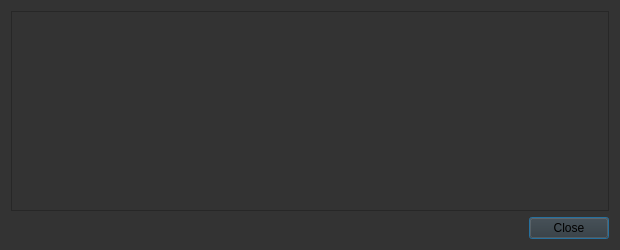
<?xml version="1.0" encoding="UTF-8"?>
<ui version="4.0">
 <class>TransactionDescDialog</class>
 <widget class="QDialog" name="TransactionDescDialog">
  <property name="geometry">
   <rect>
    <x>0</x>
    <y>0</y>
    <width>620</width>
    <height>250</height>
   </rect>
  </property>
  <property name="windowTitle">
   <string>Transaction details</string>
  </property>
  <property name="styleSheet">
   <string notr="true">background-color: rgb(51, 51, 51);</string>
  </property>
  <layout class="QVBoxLayout" name="verticalLayout">
   <item>
    <widget class="QTextEdit" name="detailText">
     <property name="toolTip">
      <string>This pane shows a detailed description of the transaction</string>
     </property>
     <property name="readOnly">
      <bool>true</bool>
     </property>
    </widget>
   </item>
   <item>
    <widget class="QDialogButtonBox" name="buttonBox">
     <property name="orientation">
      <enum>Qt::Horizontal</enum>
     </property>
     <property name="standardButtons">
      <set>QDialogButtonBox::Close</set>
     </property>
    </widget>
   </item>
  </layout>
 </widget>
 <resources/>
 <connections>
  <connection>
   <sender>buttonBox</sender>
   <signal>accepted()</signal>
   <receiver>TransactionDescDialog</receiver>
   <slot>accept()</slot>
   <hints>
    <hint type="sourcelabel">
     <x>248</x>
     <y>254</y>
    </hint>
    <hint type="destinationlabel">
     <x>157</x>
     <y>274</y>
    </hint>
   </hints>
  </connection>
  <connection>
   <sender>buttonBox</sender>
   <signal>rejected()</signal>
   <receiver>TransactionDescDialog</receiver>
   <slot>reject()</slot>
   <hints>
    <hint type="sourcelabel">
     <x>316</x>
     <y>260</y>
    </hint>
    <hint type="destinationlabel">
     <x>286</x>
     <y>274</y>
    </hint>
   </hints>
  </connection>
 </connections>
</ui>
